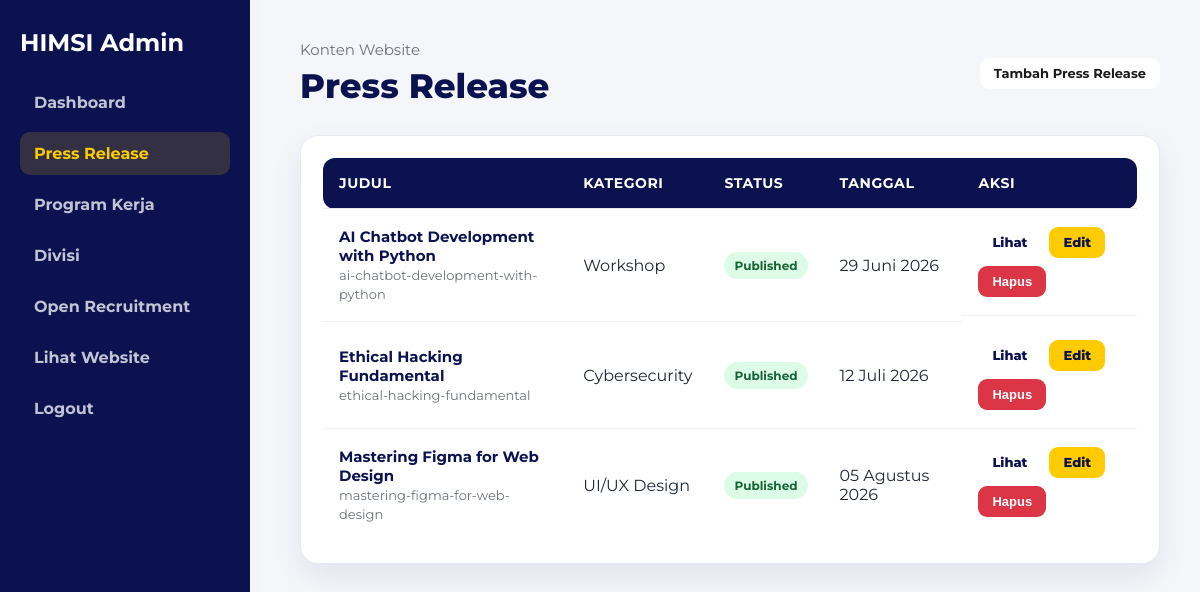
/admin/press-release/index.php (signed in), run on the app's committed database.
### tables this page shows
CREATE TABLE press_releases (
    id INT AUTO_INCREMENT PRIMARY KEY,
    title VARCHAR(200) NOT NULL,
    slug VARCHAR(220) NOT NULL UNIQUE,
    category VARCHAR(100) DEFAULT 'Berita',
    excerpt TEXT,
    content LONGTEXT NOT NULL,
    image VARCHAR(255),
    author VARCHAR(100) DEFAULT 'Admin HIMSI',
    status ENUM('draft', 'published') DEFAULT 'published',
    published_at DATE,
    created_at TIMESTAMP DEFAULT CURRENT_TIMESTAMP,
    updated_at TIMESTAMP DEFAULT CURRENT_TIMESTAMP ON UPDATE CURRENT_TIMESTAMP
);

### includes/functions.php (called while the page is built, shortened)
<?php
function e($value)
{
    return htmlspecialchars((string) $value, ENT_QUOTES, 'UTF-8');
}
function url($path = '')
{
    return BASE_URL . ltrim($path, '/');
}
function format_tanggal($date)
{
    $bulan = [
        1 => 'Januari', 'Februari', 'Maret', 'April', 'Mei', 'Juni',
        'Juli', 'Agustus', 'September', 'Oktober', 'November', 'Desember'
    ];
    $timestamp = strtotime($date);
    return date('d', $timestamp) . ' ' . $bulan[(int) date('m', $timestamp)] . ' ' . date('Y', $timestamp);
}

### admin/press-release/index.php (the view, shortened to what this page needs)
<?php
require_once __DIR__ . '/../../config/database.php';
require_once __DIR__ . '/../../includes/functions.php';
$stmt = $pdo->query("SELECT * FROM press_releases ORDER BY created_at DESC");
$items = $stmt->fetchAll();
?>
<!DOCTYPE html>
<html lang="id">
<head>
    <?php include __DIR__ . '/../includes/head.php'; ?>
    <link rel="stylesheet" href="../../assets/css/admin.css">
</head>
<body>
<?php include __DIR__ . '/../includes/sidebar.php'; ?>
<main class="admin-main">
    <header class="admin-header">
        <div>
            <p>Konten Website</p>
            <h1>Press Release</h1>
        </div>
        <a class="btn btn-add" href="create.php">Tambah Press Release</a>
    </header>
    <section class="admin-table-card">
        <table class="admin-table">
            <thead>
                <tr>
                    <th>Judul</th>
                    <th>Kategori</th>
                    <th>Status</th>
                    <th>Tanggal</th>
                    <th>Aksi</th>
                </tr>
            </thead>
            <tbody>
                <?php if ($items): ?>
                    <?php foreach ($items as $item): ?>
                        <tr>
                            <td>
                                <strong><?= e($item['title']); ?></strong><br>
                                <small><?= e($item['slug']); ?></small>
                            </td>
                            <td><?= e($item['category']); ?></td>
                            <td>
                                <span class="badge <?= $item['status'] === 'published' ? 'published' : 'draft'; ?>">
                                    <?= e($item['status']); ?>
                                </span>
                            </td>
                            <td><?= e(format_tanggal($item['published_at'])); ?></td>
                            <td class="table-actions">
                                <a
                                    class="btn btn-view"
                                    href="<?= url('detail-press-release.php?slug=' . $item['slug']); ?>"
                                    target="_blank"
                                >
                                    Lihat
                                </a>
                                <a
                                    class="btn btn-edit"
                                    href="edit.php?id=<?= e($item['id']); ?>"
                                >
                                    Edit
                                </a>
                                <form
                                    method="POST"
                                    action="delete.php"
                                    onsubmit="return confirm('Hapus press release ini?');"
                                >
                                    <button type="submit" class="btn btn-delete">Hapus</button>
                                </form>
                            </td>
                        </tr>
                    <?php endforeach; ?>
                <?php endif; ?>
            </tbody>
        </table>
    </section>
</main>
</body>
</html>

### assets/css/admin.css (style rules this page uses)
:root { --primary: #0c1250; --secondary: #fecb00; --bg: #f5f5f8; --text: #1b1b1c; --muted: #666b75; --white: #ffffff; --danger: #b42318; --shadow: 0 18px 45px rgba(12, 18, 80, 0.12); }
* { box-sizing: border-box; }
body { margin: 0; font-family: 'Montserrat', Arial, sans-serif; color: var(--text); background: var(--bg); }
a { color: inherit; text-decoration: none; }
.admin-main { margin-left: 250px; padding: 34px; }
.admin-header { display: flex; align-items: center; justify-content: space-between; gap: 20px; margin-bottom: 28px; }
.admin-header p { margin: 0; color: var(--muted); }
.admin-header h1 { margin: 4px 0 0; color: var(--primary); }
.admin-table-card, .form-card { background: var(--white); border-radius: 18px; padding: 22px; box-shadow: var(--shadow); overflow-x: auto; }
.admin-table { width: 100%; border-collapse: collapse; min-width: 760px; }
.admin-table th, .admin-table td { padding: 14px 12px; border-bottom: 1px solid #e8e9ef; text-align: left; vertical-align: top; }
.admin-table th { color: var(--primary); font-size: 13px; text-transform: uppercase; letter-spacing: .04em; }
.admin-table small { color: var(--muted); }
.badge { display: inline-flex; padding: 6px 10px; border-radius: 999px; font-size: 12px; font-weight: 800; text-transform: uppercase; }
.badge.published { background: #dcfce7; color: #166534; }
.table-actions { display: flex; flex-wrap: wrap; align-items: center; gap: 10px; }
.table-actions a { color: var(--primary); font-weight: 800; }
.table-actions form { margin: 0; }
.admin-main { margin-left:260px; min-height:100vh; padding:40px; background:#f5f6fa; }
.admin-header { display:flex; justify-content:space-between; align-items:center; gap:20px; margin-bottom:28px; }
.admin-header p { margin:0 0 6px; color:#6b7280; font-size:15px; }
.admin-header h1 { margin:0; color:#0c1250; font-size:34px; font-weight:800; }
.admin-table-card { background:#fff; border-radius:18px; padding:22px; box-shadow:0 12px 30px rgba(12,18,80,.08); border:1px solid #e8eaf3; overflow-x:auto; }
.admin-table { width:100%; border-collapse:collapse; }
.admin-table th { background:#0c1250; color:#fff; text-align:left; padding:16px; font-size:14px; }
.admin-table th:first-child { border-radius:12px 0 0 12px; }
.admin-table th:last-child { border-radius:0 12px 12px 0; }
.admin-table td { padding:18px 16px; border-bottom:1px solid #edf0f7; vertical-align:middle; color:#1f2937; }
.admin-table tr:last-child td { border-bottom:none; }
.admin-table strong { color:#0c1250; font-size:15px; }
.admin-table small { color:#6b7280; font-size:13px; }
.table-actions { display:flex; align-items:center; gap:8px; flex-wrap:wrap; }
.table-actions form { margin:0; }
.btn { display:inline-flex; align-items:center; justify-content:center; padding:9px 14px; border-radius:9px; border:none; text-decoration:none; font-size:13px; font-weight:700; cursor:pointer; line-height:1; }
.btn-add, .btn-view { background:#fff; color:#1b1b1c; }
.btn-edit { background:#fecb00; color:#0c1250; }
.btn-delete { background:#dc3545; color:#fff; }
.badge { display:inline-flex; padding:6px 10px; border-radius:999px; font-size:12px; font-weight:700; text-transform:capitalize; }
.badge.published { background:#dcfce7; color:#166534; }

### data on the page
press_releases: title "AI Chatbot Development with Python", slug "ai-chatbot-development-with-python", category "Workshop", status "Published", published_at "29 Juni 2026"
press_releases: title "Ethical Hacking Fundamental", slug "ethical-hacking-fundamental", category "Cybersecurity", status "Published", published_at "12 Juli 2026"
press_releases: title "Mastering Figma for Web Design", slug "mastering-figma-for-web-design", category "UI/UX Design", status "Published", published_at "05 Agustus 2026"
